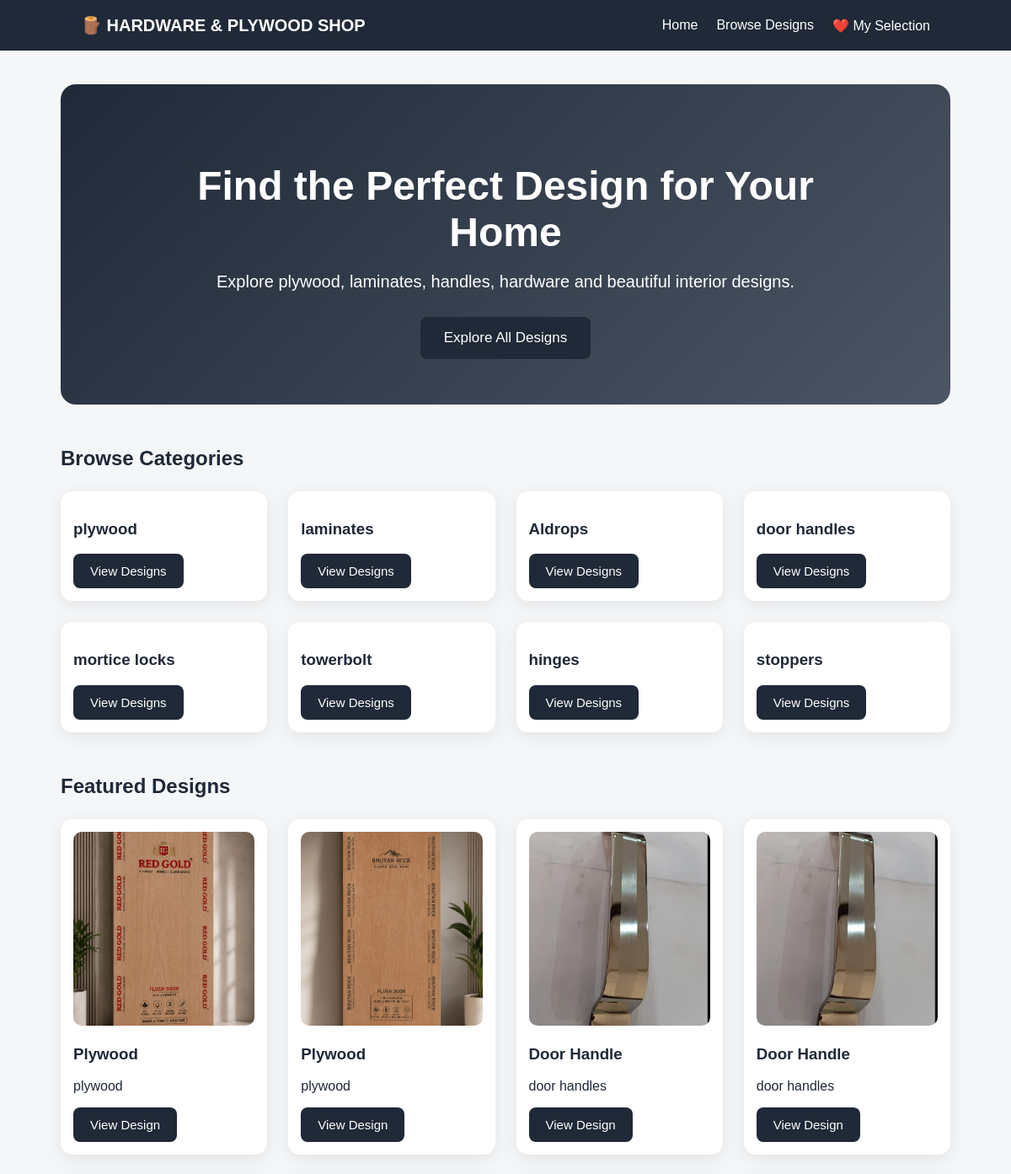
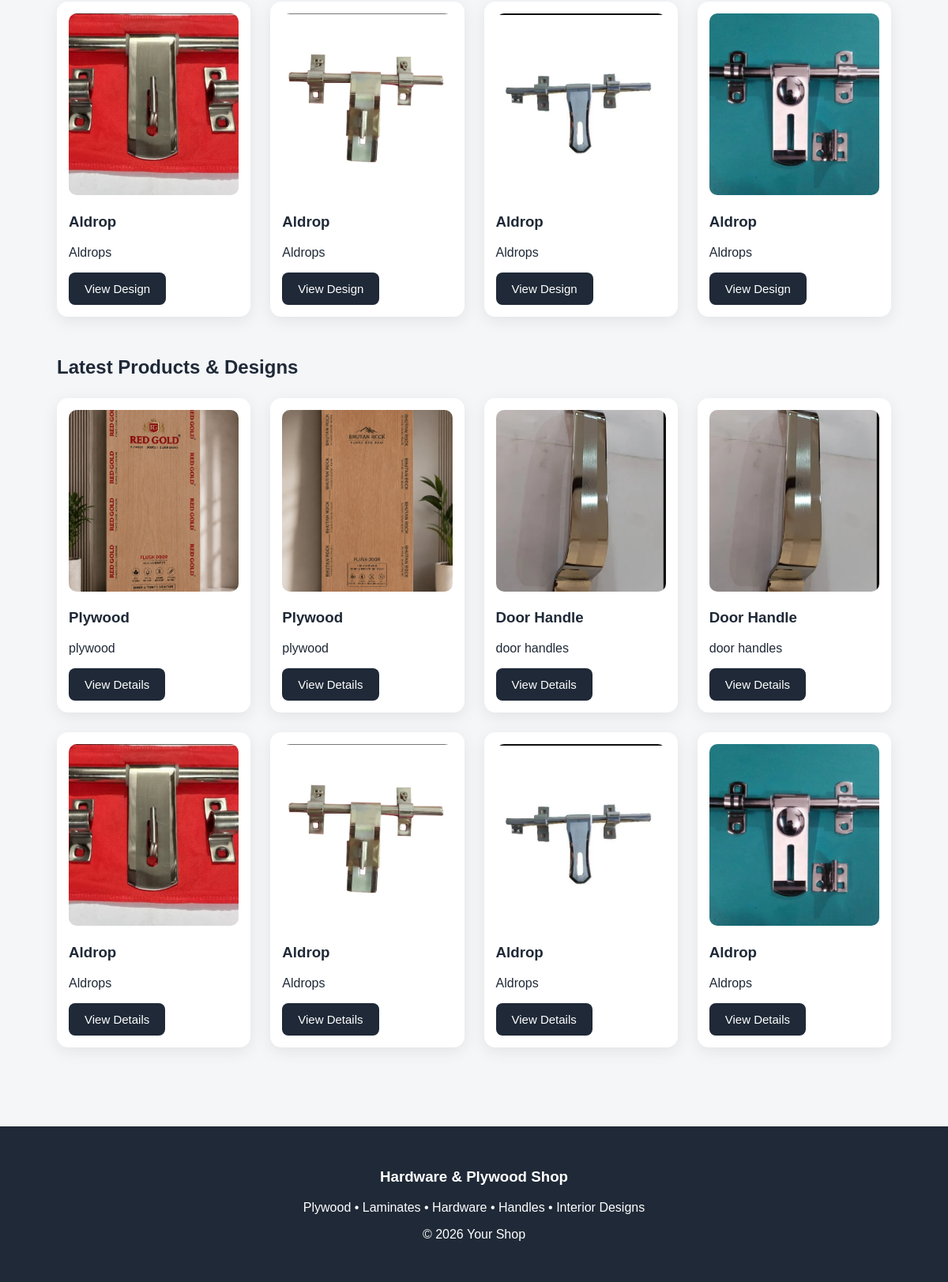
The page / on the database its author committed (2 pictures, top to bottom).
### catalog/models.py (models this page shows, shortened)
class Category(models.Model):
    name = models.CharField(
        max_length=100
    )
    image = models.ImageField(
        upload_to="categories/",
        blank=True,
        null=True
    )

class Product(models.Model):
    FINISH_CHOICES = [
        ("Matte", "Matte"),
        ("Glossy", "Glossy"),
        ("Wooden", "Wooden"),
        ("Textured", "Textured"),
        ("Metal", "Metal"),
        ("Other", "Other"),
    ]
    name = models.CharField(
        max_length=200
    )
    category = models.ForeignKey(
        Category,
        on_delete=models.CASCADE,
        related_name="products"
    )
    description = models.TextField(
        blank=True
    )
    brand = models.CharField(
        max_length=100,
        blank=True
    )
    color = models.CharField(
        max_length=100,
        blank=True
    )
    finish = models.CharField(
        max_length=50,
        choices=FINISH_CHOICES,
        blank=True
    )
    thickness = models.CharField(
        max_length=100,
        blank=True
    )
    size = models.CharField(
        max_length=100,
        blank=True
    )
    price = models.DecimalField(
        max_digits=10,
        decimal_places=2,
        blank=True,
        null=True
    )
    image = models.ImageField(
        upload_to="products/"
    )
    available = models.BooleanField(
        default=True
    )
    featured = models.BooleanField(
        default=False
    )
    created_at = models.DateTimeField(
        auto_now_add=True
    )

### catalog/views.py (the view)
def home(request):
    categories = Category.objects.all()
    featured_products = Product.objects.filter(
        available=True,
        featured=True
    ).order_by(
        "-created_at"
    )[:8]
    latest_products = Product.objects.filter(
        available=True
    ).order_by(
        "-created_at"
    )[:8]
    selected_ids = request.session.get(
        "selected_products",
        []
    )
    return render(
        request,
        "catalog/home.html",
        {
            "categories": categories,
            "featured_products": featured_products,
            "latest_products": latest_products,
            "selection_count": len(selected_ids),
        }
    )

### catalog/templates/catalog/home.html (shortened to what this page needs)
{% extends "catalog/base.html" %}
{% block content %}
<section class="hero">
    <div class="hero-content">
        <h1>
            Find the Perfect Design for Your Home
        </h1>
        <p>
            Explore plywood, laminates, handles,
            hardware and beautiful interior designs.
        </p>
        <a
            href="{% url 'products' %}"
            class="button big-button"
        >
            Explore All Designs
        </a>
    </div>
</section>
<h2 class="section-title">
    Browse Categories
</h2>
<div class="grid">
{% for category in categories %}
<div class="card">
    <h3>
        {{ category.name }}
    </h3>
    <a
        href="{% url 'products' %}?category={{ category.id }}"
        class="button"
    >
        View Designs
    </a>
</div>
{% empty %}
<p>
    Categories will appear here.
</p>
{% endfor %}
</div>
{% if featured_products %}
<h2 class="section-title">
    Featured Designs
</h2>
<div class="grid">
{% for product in featured_products %}
<div class="card">
    <img
        src="{{ product.image.url }}"
        alt="{{ product.name }}"
    >
    <h3>
        {{ product.name }}
    </h3>
    <p>
        {{ product.category.name }}
    </p>
    <a
        href="{% url 'product_detail' product.id %}"
        class="button"
    >
        View Design
    </a>
</div>
{% endfor %}
</div>
{% endif %}
<h2 class="section-title">
    Latest Products & Designs
</h2>
<div class="grid">
{% for product in latest_products %}
<div class="card">
    <img
        src="{{ product.image.url }}"
        alt="{{ product.name }}"
    >
    <h3>
        {{ product.name }}
    </h3>
    <p>
        {{ product.category.name }}
    </p>
    <a
        href="{% url 'product_detail' product.id %}"
        class="button"
    >
        View Details
    </a>
</div>
{% empty %}
<p>
    Products will appear here after adding them from Admin Panel.
</p>
{% endfor %}
</div>
{% endblock %}

### catalog/templates/catalog/base.html (shortened to what this page needs)
{% load static %}
<!DOCTYPE html>
<html lang="en">
<head>
    <link
        rel="stylesheet"
        href="{% static 'css/style.css' %}"
    >
</head>
<body>
<nav class="navbar">
    <a
        href="{% url 'home' %}"
        class="logo"
    >
        🪵 HARDWARE & PLYWOOD SHOP
    </a>
    <div class="nav-links">
        <a href="{% url 'home' %}">
            Home
        </a>
        <a href="{% url 'products' %}">
            Browse Designs
        </a>
        <a href="{% url 'my_selection' %}">
            ❤️ My Selection
        </a>
    </div>
</nav>
<main class="container">
    {% block content %}
    {% endblock %}
</main>
<footer>
    <h3>
        Hardware & Plywood Shop
    </h3>
    <p>
        Plywood • Laminates • Hardware • Handles • Interior Designs
    </p>
    <p>
        © 2026 Your Shop
    </p>
</footer>
</body>
</html>

### static/css/style.css (style rules this page uses)
* { box-sizing: border-box; }
body { margin: 0; font-family: Arial, Helvetica, sans-serif; background: #f4f6f8; color: #1f2937; }
a { text-decoration: none; }
img { max-width: 100%; }
.navbar { background: #1f2937; padding: 18px 8%; display: flex; justify-content: space-between; align-items: center; flex-wrap: wrap; gap: 15px; }
.logo { color: white; font-size: 20px; font-weight: bold; }
.nav-links { display: flex; gap: 22px; }
.nav-links a { color: white; font-size: 16px; }
.container { width: 88%; max-width: 1300px; margin: auto; padding: 40px 0; }
.hero { min-height: 380px; background: linear-gradient( 135deg, #1f2937, #4b5563 ); border-radius: 18px; display: flex; align-items: center; justify-content: center; text-align: center; color: white; padding: 50px 20px; margin-bottom: 50px; }
.hero-content { max-width: 750px; }
.hero h1 { font-size: 48px; margin-bottom: 20px; }
.hero p { font-size: 20px; margin-bottom: 30px; }
.button { display: inline-block; padding: 12px 20px; background: #1f2937; color: white; border: none; border-radius: 8px; cursor: pointer; font-size: 15px; transition: 0.2s; }
.big-button { padding: 15px 28px; font-size: 17px; }
.section-title { margin-top: 50px; margin-bottom: 25px; }
.grid { display: grid; grid-template-columns: repeat( auto-fit, minmax(230px, 1fr) ); gap: 25px; }
.card { background: white; padding: 15px; border-radius: 14px; box-shadow: 0 5px 20px rgba( 0, 0, 0, 0.08 ); }
.card img { width: 100%; height: 230px; object-fit: cover; border-radius: 10px; }
footer { background: #1f2937; color: white; text-align: center; padding: 35px; margin-top: 60px; }

### rows shown on the page
Category: name "plywood"
Category: name "laminates"
Category: name "Aldrops"
Category: name "door handles"
Category: name "mortice locks"
Category: name "towerbolt"
Category: name "hinges"
Category: name "stoppers"
Product: image (picture), name "Plywood", category.name "plywood"
Product: image (picture), name "Plywood", category.name "plywood"
Product: image (picture), name "Door Handle", category.name "door handles"
Product: image (picture), name "Door Handle", category.name "door handles"
Product: image (picture), name "Aldrop", category.name "Aldrops"
Product: image (picture), name "Aldrop", category.name "Aldrops"
Product: image (picture), name "Aldrop", category.name "Aldrops"
Product: image (picture), name "Aldrop", category.name "Aldrops"
